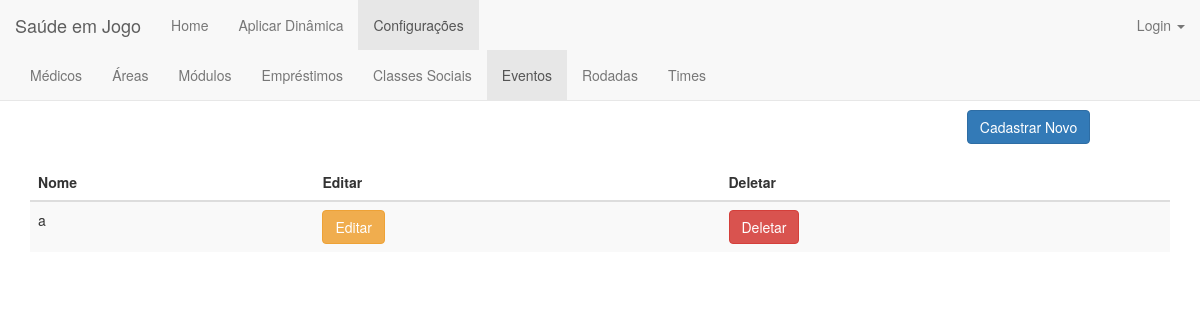
Page /evento/ on the earlier database version.
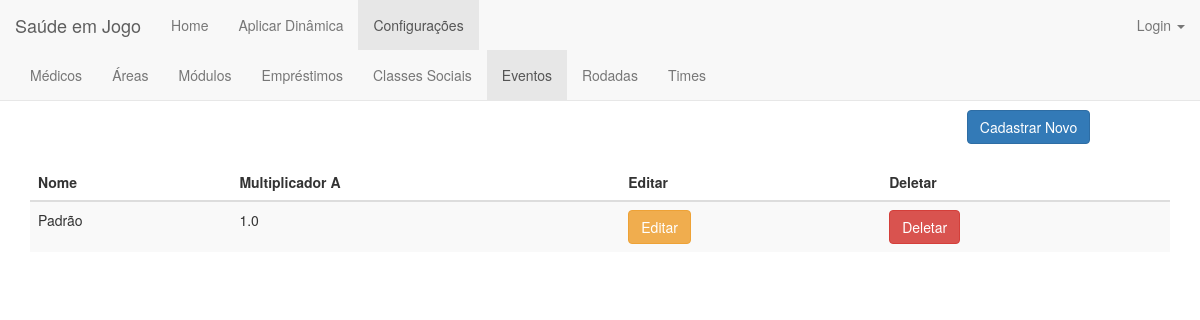
Same page on the later database version.
### jogo/models.py (models this page shows, shortened)
class Evento(models.Model):
    class Meta:
        verbose_name = 'evento'
        verbose_name_plural = 'eventos'
    def __str__(self):
        return self.nome
    nome = models.CharField(max_length=50)

class Classe_Social(models.Model):
    classificacao = ((1, '1'), (2, '2'), (3, '3'))
    nome = models.CharField(max_length=200)
    preco_atendimento = models.FloatField(validators=[MinValueValidator(0.0)])
    nivel_especialidade = models.FloatField(validators=[MinValueValidator(0.0), MaxValueValidator(3.0)])
    nivel_tecnologia = models.FloatField(validators=[MinValueValidator(0.0), MaxValueValidator(3.0)])
    media_conforto = models.FloatField(validators=[MinValueValidator(0.0), MaxValueValidator(3.0)])
    velocidade_atendimento = models.FloatField(validators=[MinValueValidator(0.0), MaxValueValidator(3.0)])

class Multiplicador(models.Model):
    eventoNome = models.CharField(max_length=50)
    classeNome = models.CharField(max_length=50)
    valor = models.FloatField(default=0, validators=[MinValueValidator(0.0)])

### jogo/views.py (the view)
# urls.py: url(r'^evento/$', views.evento_index, name='evento_index'),
def evento_index(request):
    eventos = Evento.objects.all()
    classes = Classe_Social.objects.all()
    mu = Multiplicador.objects.all()
    for m in mu:
        print(m.classeNome, " ", m.eventoNome, " ", m.valor, "\n")
    listaEventos = []
    for evento in eventos:
        event = []
        event.append(evento)
        mult = []
        for classe in classes:
            multiplicadores = Multiplicador.objects.get(eventoNome=evento.nome, classeNome=classe.nome)
            mult.append(multiplicadores)
        event.append(mult)
        listaEventos.append(event)
        print(listaEventos)
    return render(request, 'evento/evento_index.html', {'eventos': eventos, 'classes': classes, 'listaEventos':listaEventos})

### jogo/templates/evento/evento_index.html (shortened to what this page needs)
{% extends 'jogo/base_configuracoes.html' %}
{% block evento %}class="active"{% endblock %}
{% block body %}
    <div class="container">
        <h1 align="center">Eventos</h1>
        <div align="right" style="margin-right: 7%">
            <a href="{% url 'jogo:evento_new' %}"><button type="submit" class="btn btn-primary">Cadastrar Novo</button></a>
        </div>
        <br>
        <table class="table table-striped">
        <thead>
            <tr>
                <th>Nome</th>
                {% for classe in classes %}
                   <th>Multiplicador {{ classe.nome }}</th>
                {% endfor %}
                <th>Editar</th>
                <th>Deletar</th>
            </tr>
        </thead>
        <tbody>
            {% for evento, multiplicadores in listaEventos %}
                <tr>
                    <td>{{ evento.nome }}</td>
                    {% for mult in multiplicadores %}
                        <td>{{ mult.valor }}</td>
                    {% endfor %}
                    <td><a href="{% url 'jogo:evento_edit' evento.id %}"><button type="button" class="btn btn-warning">Editar</button></a></td>
                    <td><a href="{% url 'jogo:evento_delete' evento.id %}"><button type="button" class="btn btn-danger">Deletar</button></a></td>
                </tr>
            {% endfor %}
        </tbody>
        </table>
    </div>
{% endblock body %}

Differences in the rows shown:
added Classe_Social: nome "A"
changed Evento: nome "a" → "Padrão"
added Multiplicador: valor "1.0"
